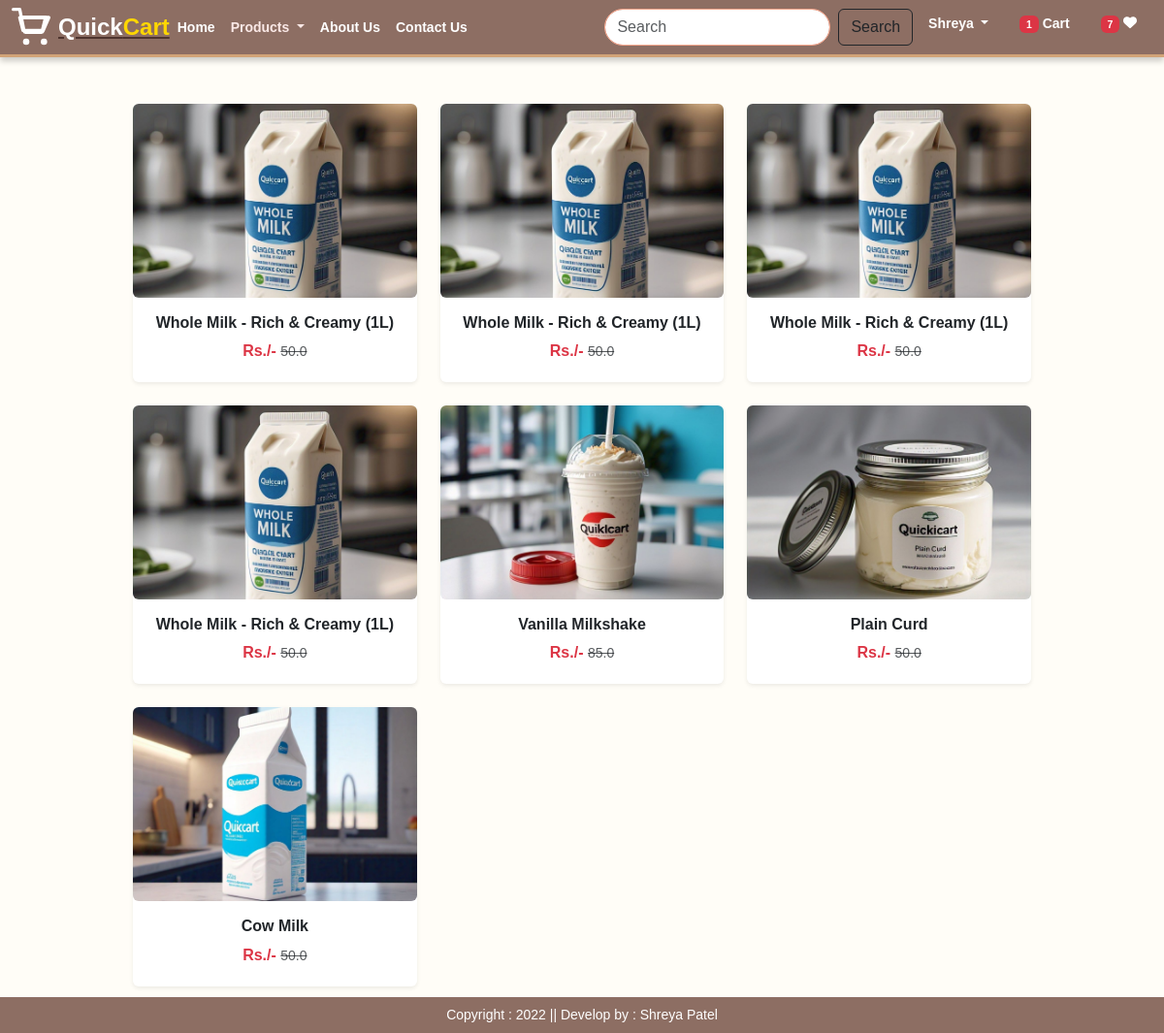
The app's page /wishlist/ (signed in) with its own data.
### app/models.py (models this page shows, shortened)
class Wishlist(models.Model):
    user = models.ForeignKey(User,on_delete=models.CASCADE)
    product = models.ForeignKey(Product,on_delete=models.CASCADE)

class Product(models.Model):
    title = models.CharField(max_length = 100)
    selling_price = models.FloatField()
    discounted_price = models.FloatField()
    description = models.TextField(default = '')
    prodapp = models.TextField(default='')
    category = models.CharField(choices=CATEGORY_CHOICES, max_length=2)
    product_image = models.ImageField(upload_to='product')

### app/views.py (the view)
# urls.py: path('wishlist/', views.show_wishlist,name="showwishlist"),
@login_required
def show_wishlist(request):
    user = request.user
    totalitem = 0
    wishitem = 0
    if request.user.is_authenticated:
            totalitem = len(Cart.objects.filter(user=request.user))
            wishitem = len(Wishlist.objects.filter(user=request.user))
    product = Wishlist.objects.filter(user=user)
    return render(request,"app/wishlist.html",locals())

### app/templates/app/wishlist.html (shortened to what this page needs)
{% extends 'app/base.html' %}
{% load static %}
{% block main-content %}
<div class="container my-5">
    <div class="row justify-content-center">
        <div class="col-lg-10">
            <div class="row row-cols-1 row-cols-sm-2 row-cols-md-3 g-4">
                {% for prod in product %}
                <div class="col">
                    <a href="{% url 'product-detail' prod.product.id %}" class="text-decoration-none text-dark">
                        <div class="card shadow-sm border-0 h-100">
                            <img src="{{ prod.product.product_image.url }}" class="card-img-top rounded" alt="{{ prod.product.title }}" style="height: 200px; object-fit: cover;">
                            <div class="card-body text-center">
                                <h6 class="fw-bold">{{ prod.product.title }}</h6>
                                <p class="fw-bold text-danger mb-1">
                                    Rs.{{ prod.discounted_price }}/-
                                    <small class="fw-light text-decoration-line-through text-muted">{{ prod.product.selling_price }}</small>
                                </p>
                            </div>
                        </div>
                    </a>
                </div>
                {% empty %}
                <div class="col-12 text-center">
                    <p class="text-muted">No products found.</p>
                </div>
                {% endfor %}
            </div>
        </div>
    </div>
</div>
{% endblock main-content %}

### app/static/app/css/style.css (style rules this page uses)
body { font-family: 'Poppins', sans-serif; background-color: #fffdf7; color: #4e342e; margin: 0; padding: 0; }
a { color: #4e342e; }
.text-center { text-align: center; }

### records on screen
Wishlist: product.product_image (picture), product "Whole Milk - Rich & Creamy (1L)", product.selling_price "50.0"
Wishlist: product.product_image (picture), product "Whole Milk - Rich & Creamy (1L)", product.selling_price "50.0"
Wishlist: product.product_image (picture), product "Whole Milk - Rich & Creamy (1L)", product.selling_price "50.0"
Wishlist: product.product_image (picture), product "Whole Milk - Rich & Creamy (1L)", product.selling_price "50.0"
Wishlist: product.product_image (picture), product "Vanilla Milkshake", product.selling_price "85.0"
Wishlist: product.product_image (picture), product "Plain Curd", product.selling_price "50.0"
Wishlist: product.product_image (picture), product "Cow Milk", product.selling_price "50.0"

### other values on screen
{{ totalitem }} "1"
{{ wishitem }} "7"
